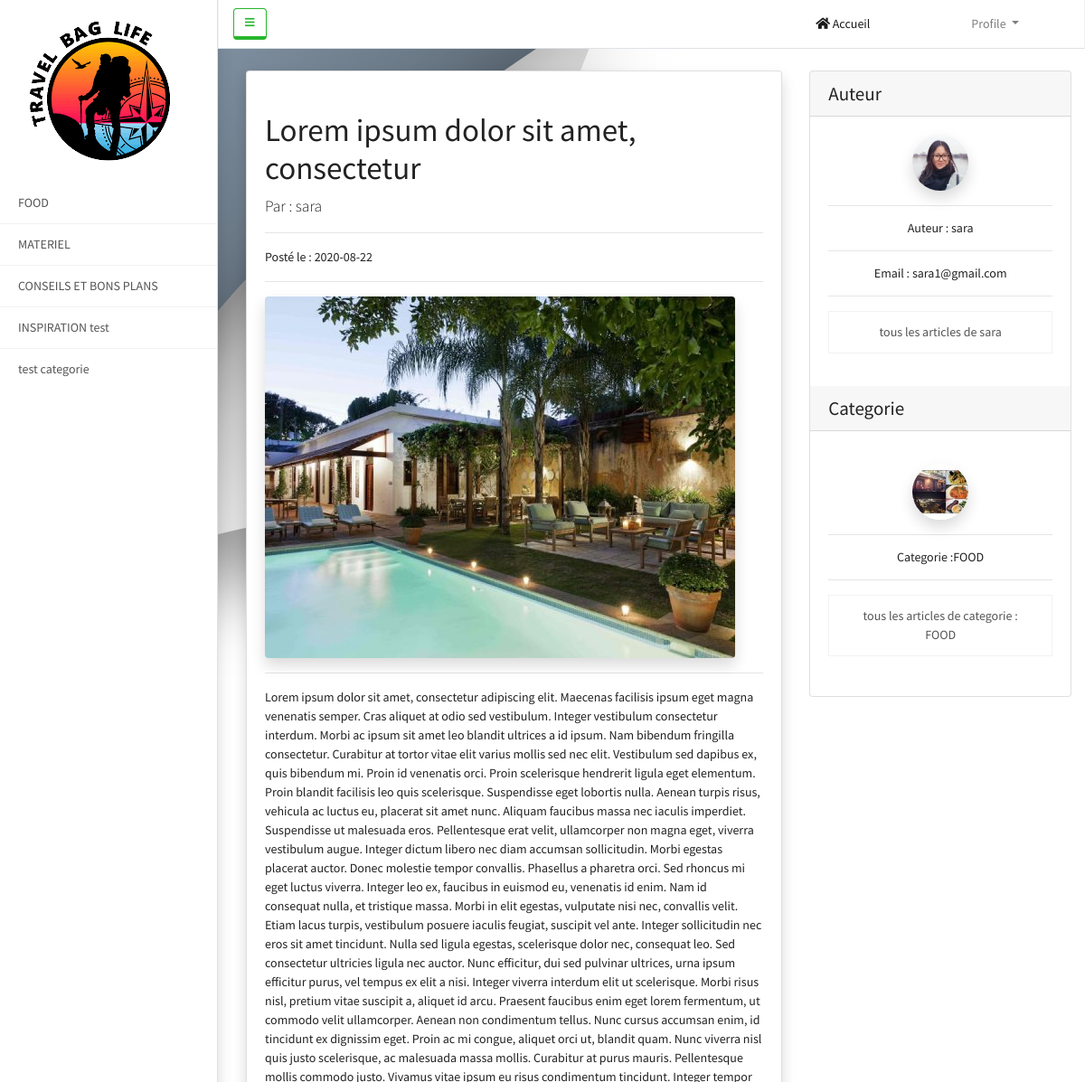
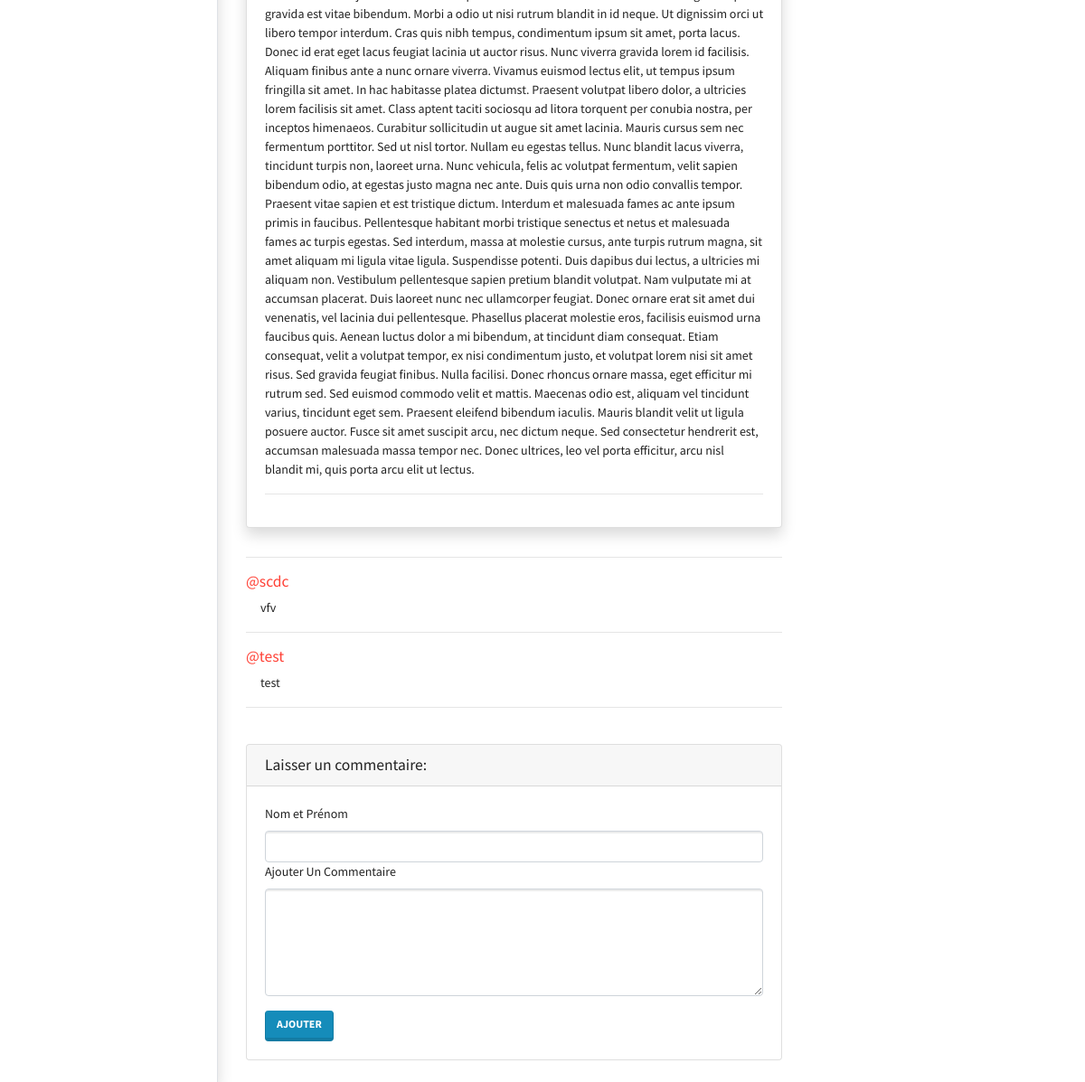
Page /article_a_.php?id_article=162 on the committed database (2 pictures, top to bottom).
### tables this page shows
CREATE TABLE `categories` (
  `id_categories` int(11) NOT NULL,
  `name` varchar(500) NOT NULL,
  `image` varchar(500) NOT NULL,
  `id_auteur` int(11) NOT NULL
);

CREATE TABLE `article` (
  `id_article` int(11) NOT NULL,
  `titre_article` varchar(500) NOT NULL,
  `contenu_article` text NOT NULL,
  `image` varchar(500) NOT NULL,
  `date` date DEFAULT NULL,
  `id_categories` int(11) DEFAULT NULL,
  `id_auteur` int(100) DEFAULT NULL,
  `status` int(10) NOT NULL DEFAULT 0
);

CREATE TABLE `auteur` (
  `id_auteur` int(11) NOT NULL,
  `username` varchar(500) NOT NULL,
  `email` varchar(500) NOT NULL,
  `password` varchar(65) NOT NULL,
  `name` varchar(255) NOT NULL,
  `avatar` varchar(500) NOT NULL DEFAULT 'default.jpg',
  `role` tinyint(1) DEFAULT 2
);

CREATE TABLE `commentaire` (
  `id_commentaire` int(11) NOT NULL,
  `nickname` varchar(100) NOT NULL,
  `contenu` text NOT NULL,
  `id_article` int(11) DEFAULT NULL
);

### article_a_.php (the view, shortened to what this page needs)
<!DOCTYPE html>
<?php
 $dsn = 'mysql:host=localhost;dbname=blogphp';
$username = 'root';
$password = '';
$options = [];
try {
$connection = new PDO($dsn, $username, $password, $options);
} catch(PDOException $e) {
}
$id_article = $_GET['id_article'];
$sql = 'SELECT * FROM article WHERE id_article=:id_article';
$statement = $connection->prepare($sql);
$statement->execute([':id_article' => $id_article ]);
$table = $statement->fetch(PDO::FETCH_OBJ);
?>
<?php
$sql = 'SELECT * FROM commentaire WHERE id_article=:id_article';
$statement = $connection->prepare($sql);
$statement->execute([':id_article' => $id_article ]);
$commentaires = $statement->fetchAll(PDO::FETCH_OBJ);
 ?>
<html lang="en">
<head>
    <link rel="stylesheet" href="https://bootswatch.com/4/lumen/bootstrap.min.css" >
<link rel="stylesheet" href="https://stackpath.bootstrapcdn.com/font-awesome/4.7.0/css/font-awesome.min.css">
<link rel="stylesheet" href="https://pro.fontawesome.com/releases/v5.10.0/css/all.css"/>
    <link href="css/simple-sidebar.css" rel="stylesheet">
<link href="css/css1.css" rel="stylesheet">
</head>
<body>
    <div class="d-flex" id="wrapper">
    <?php include 'asidebar.php';?>
        <div id="page-content-wrapper">
        <?php
if(isset($_SESSION["user"]) && $_SESSION["user"]["role"]== 1){
  include 'navbar2.php';
}
else{
  include 'navbar.php';
}
         ?>
           <div class="container">
    <div class="row">
      <div class="col-lg-8">
      <div class="card mt-4  ml-3 shadow rounded justify-content-center">
  <div class="card-body">
         <h1 class="mt-4"><?= $table->titre_article; ?></h1>
         <p class="lead">
          Par  : <?php
		    	 $auteur_id = $table->id_auteur;
		    	 $sql2 = "SELECT name FROM auteur INNER JOIN article ON auteur.id_auteur = article.id_auteur WHERE article.id_auteur = $auteur_id";
            $statement2 = $connection->prepare($sql2);
             $statement2->execute();
                  $table2 = $statement2->fetch(PDO::FETCH_OBJ);
		    	echo $table2->name;
		     	 ?>
            </p>
        <hr>
        <p>Posté le  : <?= $table->date; ?> </p>
        <hr>
        <img class="img-fluid rounded shadow" src="trait_article\articles_image\<?= $table->image; ?>" alt="Card image cap" alt="">
        <hr>
        <p class="lead"><p ><?= $table->contenu_article; ?></p></p>
        <hr>
        </div>
        </div>
        <div class="media mb-4  mt-3">
          <div class="media-body ml-3 ">
          <hr>
		     <?php foreach($commentaires as $commentaire): ?>
            <h5 class="mt-0 text-danger ">@<?= $commentaire->nickname; ?></h5>
                 <div class=" ml-3">  <?= $commentaire->contenu; ?> </div>
		      <hr>
	   	  <?php endforeach; ?>
          </div>
        </div>
        <div class="card my-4 ml-3">
          <h5 class="card-header">Laisser un commentaire:</h5>
          <div class="card-body">
             <form method="POST" action="commentaire_traitement.php">
              <div class="form-group">
			   <label for="name">Nom et Prénom</label>
            <input type="text" class="form-control" name="nickname" />
               <label for="description">Ajouter Un Commentaire</label>
          <textarea rows="5" class="form-control" name="contenu" ></textarea>
              </div>
               <button type="submit" name="submit" class="btn btn-primary">Ajouter</button>
            </form>
              </div>
           </div>
   </div>
      <div class="col-md-4">
        <div class="card my-4">
          <h4 class="card-header">Auteur <?php
			 $auteur_id = $table->id_auteur;
			 $sql2 = "SELECT name ,auteur.id_auteur ,avatar,email FROM auteur INNER JOIN article ON auteur.id_auteur = article.id_auteur WHERE article.id_auteur = $auteur_id";
            $statement2 = $connection->prepare($sql2);
             $statement2->execute();
              $table2 = $statement2->fetch(PDO::FETCH_OBJ);
			  ?> </h4>
          <div class="card-body">
               <img class="img-fluid rounded-circle  w-25 shadow mx-auto d-block"  src="trait_auteurs\auteurs_image\<?php echo $table2->avatar; ?>" alt="Card image cap" alt="<?php echo $table2->avatar; ?>s">
				 <hr>
             <h6 class="text-center"> Auteur :  <?php echo $table2->name;?></h6>
			  <hr>
             <h6 class="text-center"> Email :  <?php echo $table2->email;?></h6>
			   <p>
			  <hr>
		   <a href="index1_auteur.php?id_auteur=<?= $table2->id_auteur ?>" class="list-group-item list-group-item-action bg-light text-center"> tous les articles de <?= $table2->name; ?></a>
             </p>
            </div>
			  <h4 class="card-header "> Categorie<?php
			 $categorie_id = $table->id_categories;
			 $sql3 = "SELECT name,categories.image ,categories.id_categories FROM categories INNER JOIN article ON categories.id_categories = article.id_categories WHERE article.id_categories = $categorie_id";
             $statement3 = $connection->prepare($sql3);
             $statement3->execute();
           $table3 = $statement3->fetch(PDO::FETCH_OBJ);
		   ?>
			</h4>
          <div class="card-body my-2 justify-content-center">
                <img class="img-fluid rounded-circle w-25 shadow mt-2  mx-auto d-block"  src="trait_categories\categories_image\<?php echo $table3->image; ?>" alt="Card image cap" alt="">
                <hr>
             <h6 class="my-2 text-center"> Categorie :<?php echo $table3->name;?></h6>
             <hr>
			 <p>
		   <a href="index1_categorie.php?id_categories=<?= $table3->id_categories ?>" class="list-group-item list-group-item-action bg-light text-center"> tous les articles de categorie : <?= $table3->name; ?></a>
             </p>
            </div>
          </div>
        </div>
      </div>
    </div>
  </div>
</body>
</html>

### asidebar.php
<?php
 $dsn = 'mysql:host=localhost;dbname=blogphp';
$username = 'root';
$password = '';
$options = [];
try {
$connection = new PDO($dsn, $username, $password, $options);
} catch(PDOException $e) {
}
$sql = 'SELECT * FROM categories';
$statement = $connection->prepare($sql);
$statement->execute();
$categories = $statement->fetchAll(PDO::FETCH_OBJ);
 ?>
        <div class="bg-light border-right opct opacity-70 shadow " id="sidebar-wrapper">
            <div class="sidebar-heading"><img src="img/LOGO.png " class="navbar-brand-imgS"> </div>
            <div class="list-group list-group-flush ">
			 <?php foreach($categories as $categorie): ?>
                <a href="index1_categorie.php?id_categories=<?= $categorie->id_categories ?>" class="list-group-item list-group-item-action bg-light"><?= $categorie->name; ?></a>
                <?php endforeach; ?>
            </div>
        </div>

### css/simple-sidebar.css (style rules this page uses)
body { overflow-x: hidden; }
#sidebar-wrapper { min-height: 100vh; margin-left: -15rem; -webkit-transition: margin .25s ease-out; -moz-transition: margin .25s ease-out; -o-transition: margin .25s ease-out; transition: margin .25s ease-out; }
#sidebar-wrapper .sidebar-heading { padding: 0.875rem 1.25rem; font-size: 1.2rem; }
#sidebar-wrapper .list-group { width: 15rem; }
#page-content-wrapper { min-width: 100vw; }
@media (min-width: 768px) { #sidebar-wrapper { margin-left: 0; } }
@media (min-width: 768px) { #page-content-wrapper { min-width: 0; width: 100%; } }

### css/css1.css (style rules this page uses)
body { background-color: #ffffff; background-attachment: fixed; background-repeat: no-repeat; background-position: top left; }

### rows in the picture
categories: name "FOOD", image (picture)
categories: name "MATERIEL"
categories: name "CONSEILS ET BONS PLANS"
categories: name "INSPIRATION test"
categories: name "test categorie"
article: titre_article "Lorem ipsum dolor sit amet, consectetur", date "2020-08-22", image (picture), contenu_article "Lorem ipsum dolor sit amet, consectetur adipiscing elit. Maecenas facilisis ipsum eget magna venenatis semper. Cras aliquet at odio sed vestibulum. Integer vestibulum consectetur interdum. Morbi ac ipsum sit amet leo blandit ultrices a id ipsum. Nam bibendum fringilla consectetur. Curabitur at tortor vitae elit varius mollis sed nec elit. Vestibulum sed dapibus ex, quis bibendum mi. Proin id venenatis orci. Proin scelerisque hendrerit ligula eget elementum. Proin blandit facilisis leo quis scelerisque. Suspendisse eget lobortis nulla. Aenean turpis risus, vehicula ac luctus eu, placerat sit amet nunc. Aliquam faucibus massa nec iaculis imperdiet. Suspendisse ut malesuada eros. Pellentesque…"
auteur: name "sara", avatar (picture), email "sara1@gmail.com"
commentaire: nickname "scdc", contenu "vfv"
commentaire: nickname "test", contenu "test"
